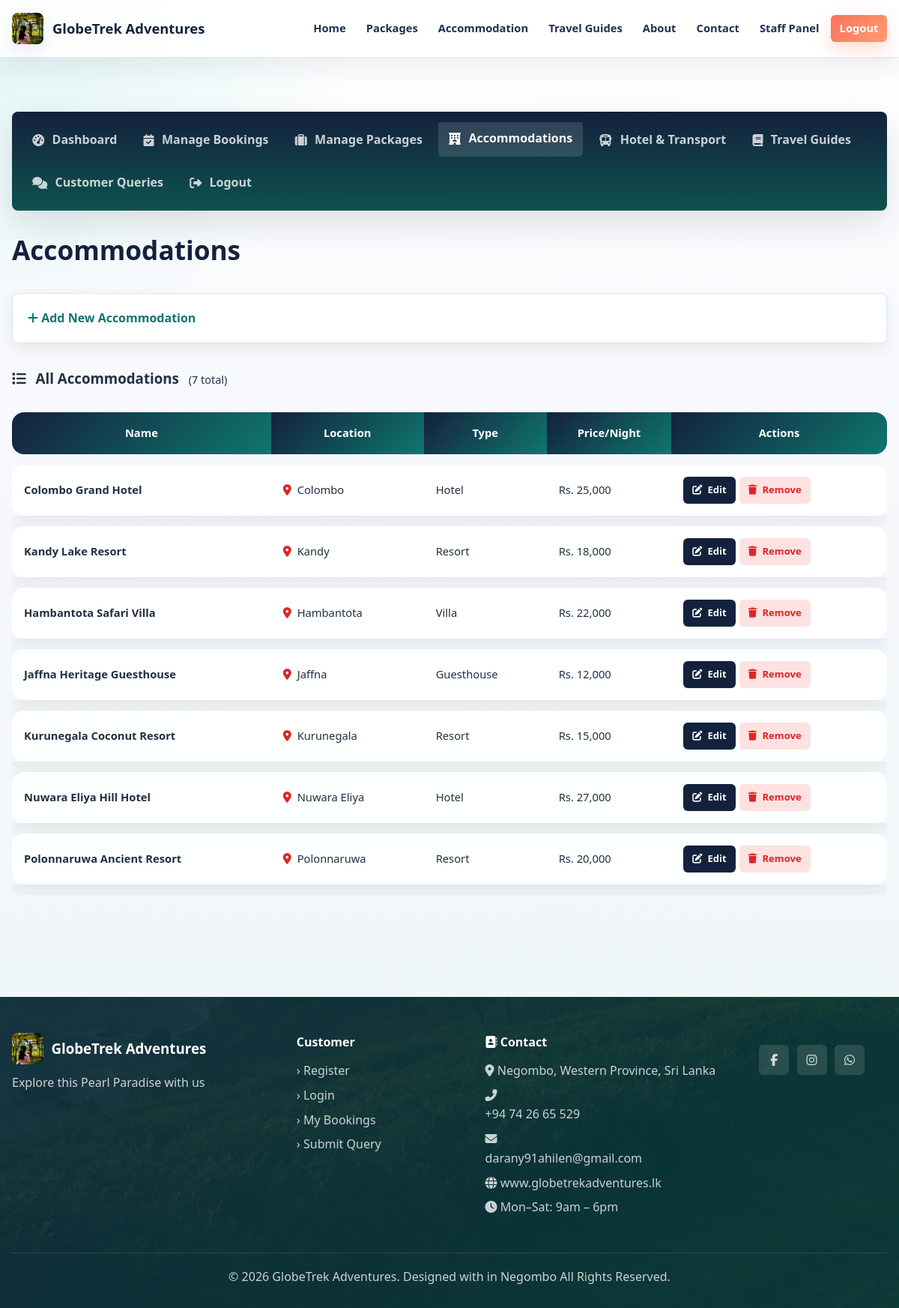
Screenshot of /index.php?url=staff/accommodations (signed in) with the database file from the repository.
### tables this page shows
CREATE TABLE `accommodations` (
  `id` int(11) NOT NULL,
  `name` varchar(200) NOT NULL,
  `location` varchar(200) DEFAULT NULL,
  `type` enum('hotel','guesthouse','resort','villa') DEFAULT 'hotel',
  `description` text DEFAULT NULL,
  `price_per_night` decimal(10,0) NOT NULL,
  `max_guests` int(11) DEFAULT 2,
  `image` varchar(255) DEFAULT 'default.jpg',
  `amenities` text DEFAULT NULL,
  `contact_phone` varchar(50) DEFAULT NULL,
  `contact_email` varchar(100) DEFAULT NULL,
  `status` enum('active','inactive') DEFAULT 'active',
  `created_at` datetime DEFAULT current_timestamp()
);

### controllers/StaffController.php (called while the page is built, shortened)
<?php
class StaffController {
    private $db;
    public function __construct() {
        $database = new Database();
        $this->db = $database->getConnection();
    }
   public function accommodations() {
    $accModel          = new Accommodation($this->db);
    $editAccommodation = null;
    $accommodations = $accModel->getAll();
    require_once BASE_PATH . '/views/staff/accommodations.php';
}
}
?>

### config/database.php (called while the page is built, shortened)
<?php
class Database {
    private $host = 'localhost';
    private $dbname = 'globetrek_adv';
    private $username = 'root';
    private $password = '';
    public function getConnection() {
        $this->conn = null;
        try {
            $this->conn = new PDO(
                "mysql:host={$this->host};dbname={$this->dbname};charset=utf8",
                $this->username,
                $this->password
            );
            $this->conn->setAttribute(PDO::ATTR_ERRMODE, PDO::ERRMODE_EXCEPTION);
            $this->conn->setAttribute(PDO::ATTR_DEFAULT_FETCH_MODE, PDO::FETCH_ASSOC);
        } catch(PDOException $e) {
            error_log("Connection Error: " . $e->getMessage());
            die(json_encode(['error' => 'Database connection failed']));
        }
        return $this->conn;
    }
}
?>

### models/Accommodation.php (called while the page is built, shortened)
<?php
class Accommodation {
    private $conn;
    private $table = 'accommodations';
    public function __construct($db) {
        $this->conn = $db;
    }
    public function getAll($filters = []) {
        $sql = "SELECT * FROM {$this->table} WHERE status = 'active'";
        $sql .= " ORDER BY created_at DESC";
        $stmt = $this->conn->prepare($sql);
        $stmt->execute();
        return $stmt->fetchAll();
    }
}
?>

### views/staff/accommodations.php (the view, shortened to what this page needs)
<?php require_once BASE_PATH . '/views/layouts/header.php'; ?>
<section class="section">
<div class="container">
<div class="dashboard-layout">
<aside class="dashboard-sidebar">
    <nav class="dash-nav">
        <a href="http://localhost/globetrek/index.php?url=staff/dashboard">
            <i class="fas fa-tachometer-alt"></i> Dashboard
        </a>
        <a href="http://localhost/globetrek/index.php?url=staff/bookings">
            <i class="fas fa-calendar-check"></i> Manage Bookings
        </a>
        <a href="http://localhost/globetrek/index.php?url=staff/packages">
            <i class="fas fa-suitcase"></i> Manage Packages
        </a>
        <a href="http://localhost/globetrek/index.php?url=staff/accommodations"
           class="active">
            <i class="fas fa-hotel"></i> Accommodations
        </a>
        <a href="http://localhost/globetrek/index.php?url=staff/coordination">
            <i class="fas fa-bus"></i> Hotel & Transport
        </a>
        <a href="http://localhost/globetrek/index.php?url=staff/guides">
            <i class="fas fa-book"></i> Travel Guides
        </a>
        <a href="http://localhost/globetrek/index.php?url=staff/queries">
            <i class="fas fa-comments"></i> Customer Queries
        </a>
        <a href="http://localhost/globetrek/index.php?url=auth/logout">
            <i class="fas fa-sign-out-alt"></i> Logout
        </a>
    </nav>
</aside>
<div class="dashboard-main">
    <h2>
        Accommodations
    </h2>
    <?php if ($editAccommodation): ?>
    <div class="edit-form-card">
        <h3>
            <i class="fas fa-edit"
               style="color:var(--blue);margin-right:8px;"></i>
            Edit: <?= htmlspecialchars($editAccommodation['name']) ?>
        </h3>
        <form method="POST"
              action="http://localhost/globetrek/index.php?url=staff/accommodations">
            <input type="hidden" name="action" value="update">
            <input type="hidden" name="acc_id"
                   value="<?= $editAccommodation['id'] ?>">
            <div class="form-row">
                <div class="form-group">
                    <label>Name</label>
                    <input type="text" name="name" required
                           value="<?= htmlspecialchars($editAccommodation['name']) ?>">
                </div>
                <div class="form-group">
                    <label>Location</label>
                    <input type="text" name="location" required
                           value="<?= htmlspecialchars($editAccommodation['location']) ?>">
                </div>
            </div>
            <div class="form-row">
                <div class="form-group">
                    <label>Type</label>
                    <select name="type">
                        <option value="hotel" <?= $editAccommodation['type']==='hotel' ? 'selected' : '' ?>>Hotel</option>
                        <option value="guesthouse" <?= $editAccommodation['type']==='guesthouse' ? 'selected' : '' ?>>Guesthouse</option>
                        <option value="resort" <?= $editAccommodation['type']==='resort' ? 'selected' : '' ?>>Resort</option>
                        <option value="villa" <?= $editAccommodation['type']==='villa' ? 'selected' : '' ?>>Villa</option>
                    </select>
                </div>
                <div class="form-group">
                    <label>Price Per Night (Rs.)</label>
                    <input type="number" name="price_per_night" min="0" step="1"
                           value="<?= $editAccommodation['price_per_night'] ?>">
                </div>
            </div>
            <div class="form-group">
                <label>Description</label>
                <textarea name="description" rows="3"><?= htmlspecialchars($editAccommodation['description']) ?></textarea>
            </div>
            <div class="form-row">
                <div class="form-group">
                    <label>Max Guests</label>
                    <input type="number" name="max_guests" min="1"
                           value="<?= $editAccommodation['max_guests'] ?? 2 ?>">
                </div>
                <div class="form-group">
                    <label>Contact Phone</label>
                    <input type="text" name="contact_phone"
                           value="<?= htmlspecialchars($editAccommodation['contact_phone'] ?? '') ?>">
                </div>
            </div>
            <div class="form-group">
                <label>Amenities (comma separated)</label>
                <input type="text" name="amenities"
                       value="<?= htmlspecialchars($editAccommodation['amenities'] ?? '') ?>">
            </div>
            <div style="display:flex;gap:1rem;">
                <button type="submit" class="btn-primary">
                    <i class="fas fa-save"></i> Save Changes
                </button>
                <a href="http://localhost/globetrek/index.php?url=staff/accommodations"
                   class="btn-outline-main">
                    <i class="fas fa-times"></i> Cancel
                </a>
            </div>
        </form>
    </div>
    <?php else: ?>
    <details class="collapsible">
        <summary>
            <i class="fas fa-plus"></i> Add New Accommodation
        </summary>
    </details>
    <?php endif; ?>
    <h3 style="margin-top:2rem;margin-bottom:1rem;">
        <i class="fas fa-list"
           style="color:var(--blue);margin-right:8px;"></i>
        All Accommodations
        <span style="font-size:0.9rem;color:var(--grey);
                     font-weight:400;margin-left:8px;">
            (<?= count($accommodations) ?> total)
        </span>
    </h3>
    <?php if (!empty($accommodations)): ?>
    <div style="overflow-x:auto;">
    <table class="data-table">
        <thead>
            <tr>
                <th>Name</th>
                <th>Location</th>
                <th>Type</th>
                <th>Price/Night</th>
                <th>Actions</th>
            </tr>
        </thead>
        <tbody>
        <?php foreach ($accommodations as $accommodation): ?>
            <tr>
                <td>
                    <strong>
                        <?= htmlspecialchars($accommodation['name']) ?>
                    </strong>
                </td>
                <td>
                    <i class="fas fa-map-marker-alt"
                       style="color:var(--danger);margin-right:4px;"></i>
                    <?= htmlspecialchars($accommodation['location']) ?>
                </td>
                <td>
                    <span class="acc-type-badge
                          acc-<?= $accommodation['type'] ?>">
                        <?= ucfirst($accommodation['type']) ?>
                    </span>
                </td>
                <td>
                    <?= formatLKR($accommodation['price_per_night']) ?>
                </td>
                <td>
                    <div style="display:flex;gap:5px;">
                        <a href="http://localhost/globetrek/index.php?url=staff/accommodations&edit=<?= $accommodation['id'] ?>"
                           class="btn-sm btn-edit">
                            <i class="fas fa-edit"></i> Edit
                        </a>
                        <form method="POST"
                              action="http://localhost/globetrek/index.php?url=staff/accommodations"
                              style="display:inline;">
                            <button type="submit"
                                    class="btn-sm btn-danger"
                                    onclick="return confirm(
                                        'Remove this accommodation?')">
                                <i class="fas fa-trash"></i> Remove
                            </button>
                        </form>
                    </div>
                </td>
            </tr>
        <?php endforeach; ?>
        </tbody>
    </table>
    </div>
    <?php endif; ?>
</div>
</div>
</div>
</section>
<?php require_once BASE_PATH . '/views/layouts/footer.php'; ?>

### rows the page displays
accommodations: name "Colombo Grand Hotel", location "Colombo", type "Hotel", price_per_night "Rs. 25,000"
accommodations: name "Kandy Lake Resort", location "Kandy", type "Resort", price_per_night "Rs. 18,000"
accommodations: name "Hambantota Safari Villa", location "Hambantota", type "Villa", price_per_night "Rs. 22,000"
accommodations: name "Jaffna Heritage Guesthouse", location "Jaffna", type "Guesthouse", price_per_night "Rs. 12,000"
accommodations: name "Kurunegala Coconut Resort", location "Kurunegala", type "Resort", price_per_night "Rs. 15,000"
accommodations: name "Nuwara Eliya Hill Hotel", location "Nuwara Eliya", type "Hotel", price_per_night "Rs. 27,000"
accommodations: name "Polonnaruwa Ancient Resort", location "Polonnaruwa", type "Resort", price_per_night "Rs. 20,000"

### other values shown
count($accommodations) "7"
